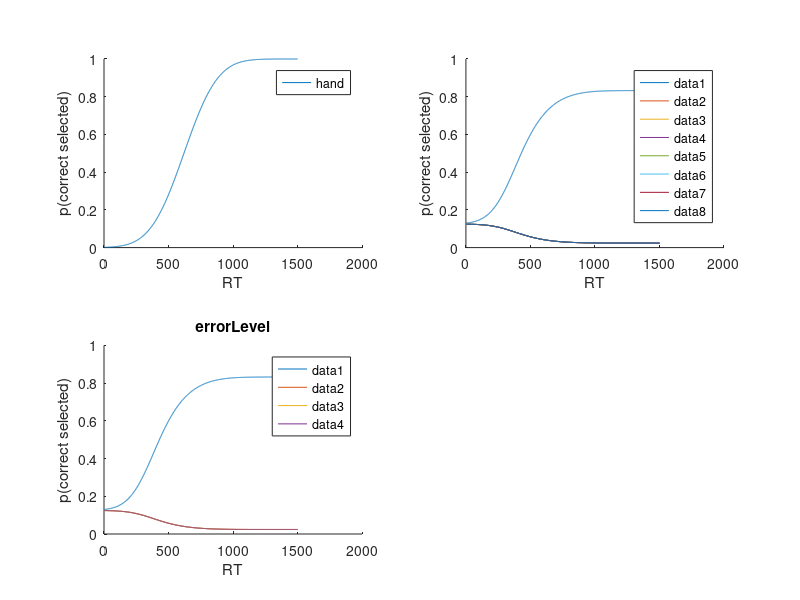

Reproduce this figure in MATLAB. (Note: this script raises an error after producing the figure.)
%% play with forced RT model for Juliana's hierarchical task
%% SDM; New Haven, CT; 01/13/2023
clear all;close all;clc;

load('flatDyn_flatnostructure_pt_model.mat')
% 8 actions, separated by place in hiearchy
q = linspace(1,8,8)'; % 8 actions
respLevels = [1 0 0 0 0 0 0 0];

PTs = 0:1:1500; % vector of potential prep times

%% first, we define preparation times for each level of the tree
mu = mean(flatDyn_flatnostructure_pt_model.mu)*1000; % the MEAN time each level is prepared [hand, couplet, finger]
sigma = mean(flatDyn_flatnostructure_pt_model.sigma)*1000; % variance in time each level is prepared [hand, couplet, finger]
rho = mean(flatDyn_flatnostructure_pt_model.rho); % weight on uniform guessing preparation function
i = 1;
%for i = 1:Nlevels
Phi(i,:) = normcdf(PTs,mu,sigma); % probability that H level has been planned by RT
U(i,:) = ones(length(PTs),1)' * (1./length(q));
%end

figure;
subplot(2,2,1);hold on;
plot(Phi'); % plot prep time functions
xlabel('RT');ylabel('p(correct selected)')
legend('hand','couplet','finger');

%% second, we weight each response type by the preparation functions
corA = 1; % let's say correct action is button 1
coraction = 1; % define correct action in terms of each level value
cor = respLevels == coraction; % get set of correct level-specific actions
tmp = (1-rho)*(Phi(:) .* cor)' + rho*((1./length(q)) .* ones(8,length(PTs))); % weighted mixture of correct selection and lapsing
prespPAR = tmp./sum(tmp); % normalize mixture action selection prep to a probablity, put it in cell K

%% choice types over time
presponsePAR = prespPAR; % combine all preparation functions -- only 1 in this model
presponsePAR = presponsePAR./sum(presponsePAR); % normalize to probs
subplot(2,2,2);hold on;
plot(presponsePAR');
xlabel('RT');ylabel('p(correct selected)')
legend;

%% choice types over time (Three lines)
presponsePAR = prespPAR; % combine all preparation functions
presponsePAR = presponsePAR./sum(presponsePAR); % normalize to probs
presponsePAR_type = nan(4,length(presponsePAR));
presponsePAR_type(1,:) = presponsePAR(1,:);
presponsePAR_type(2,:) = presponsePAR(2,:);
presponsePAR_type(3,:) = mean(presponsePAR(3:4,:));
presponsePAR_type(4,:) = mean(presponsePAR(5:8,:));

subplot(2,2,3);hold on;
plot(presponsePAR_type');
title('errorLevel')
xlabel('RT');ylabel('p(correct selected)')
legend;


% set up simulation data for saving
presponsePAR_t = array2table(presponsePAR','VariableNames',{'1/1/1','1/1/0','1/0/1','1/0/0','0/1/1','0/1/0','0/0/1','0/0/0'});
presponsePAR_type_t = array2table(presponsePAR_type','VariableNames',{'corr','low','mid','top'});

writetable(presponsePAR_t, 'presponseSims/nostructure_simdata.csv');
writetable(presponsePAR_type_t, 'presponseSims/nostructure_type_simdata.csv');











